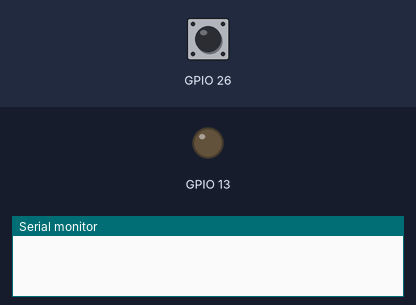
The sketch below on a simulated ESP32. Parts: output pins drawn as LEDs (lit = HIGH), the last lines printed to the serial monitor. The inputs (shaded band) are chosen by the test bench; at power-on: GPIO 26 HIGH.

Above: at 1.2 s.
1.3 s: GPIO 26 pulled LOW for 1 s
At 3.0 s:
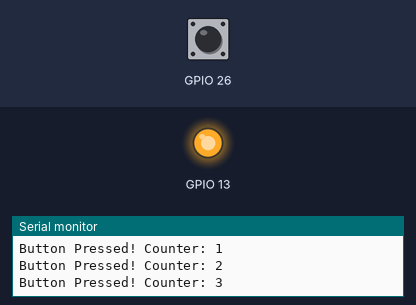
3.9 s: GPIO 26 pulled LOW for 0.15 s
At 5.4 s:
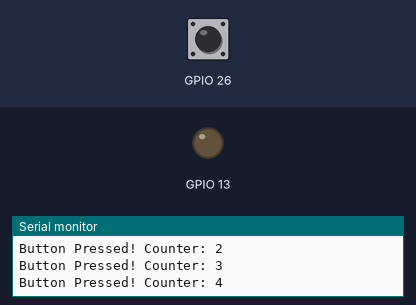
5.7 s: GPIO 26 pulled LOW for 3.2 s
At 6.6 s:
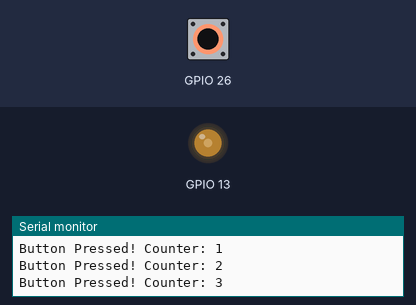
Timing chart, 0 to 10.3 s (numbered marks = the images above; inputs shaded):
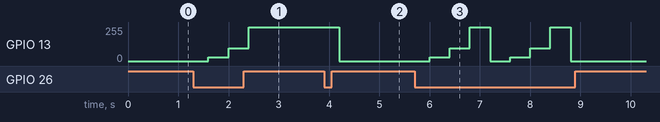

The sketch:

9_if_else_if.ino
```cpp
int count = 0;

void setup() {
  Serial.begin(115200);
  pinMode(26, INPUT_PULLUP);
  pinMode(13, OUTPUT);
}

void loop() {
  int val = digitalRead(26);

  if (val == 0) {
    count = count + 1;
    Serial.print("Button Pressed! Counter: ");
    Serial.println(count);
    delay(300);
  }

  if (count == 1) {
    analogWrite(13, 30);
  } else if (count == 2) {
    analogWrite(13, 95);
  } else if (count == 3) {
    analogWrite(13, 255);
  } else {
    analogWrite(13, 0);
    count = 0;
  }

  delay(100);
}
```

Measured:
- after the input at 1.3 s, GPIO 13: 0/255 → 30/255 after 0.30 s, → 95/255 0.40 s later, → 255/255 0.40 s later
- after the input at 3.9 s, GPIO 13: 255/255 → 0/255 after 0.30 s
- after the input at 5.7 s, GPIO 13: 0/255 → 30/255 after 0.30 s, → 95/255 0.40 s later, → 255/255 0.40 s later, → 0/255 0.40 s later, … (8 changes in this stretch)
